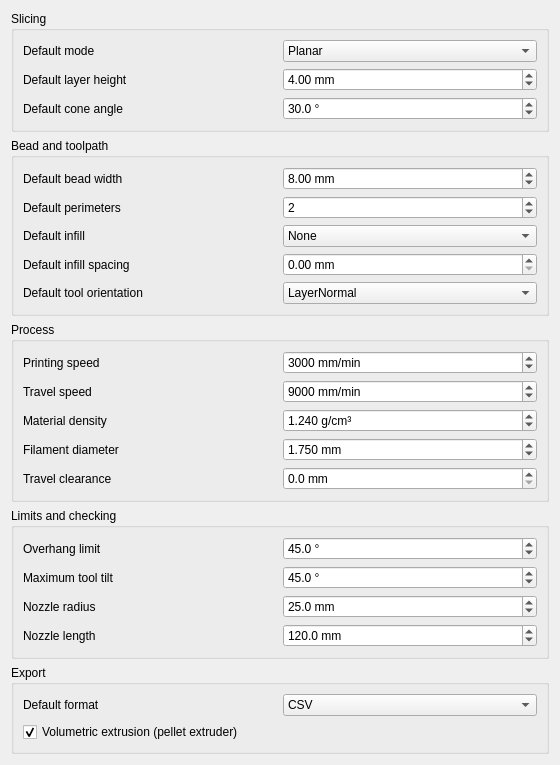
<?xml version="1.0" encoding="UTF-8"?>
<ui version="4.0">
 <class>Gui::Dialog::DlgSettingsRoboPrint</class>
 <widget class="QWidget" name="Gui::Dialog::DlgSettingsRoboPrint">
  <property name="geometry">
   <rect>
    <x>0</x>
    <y>0</y>
    <width>560</width>
    <height>700</height>
   </rect>
  </property>
  <property name="windowTitle">
   <string>General</string>
  </property>
  <layout class="QVBoxLayout" name="verticalLayout">
   <item>
    <widget class="QGroupBox" name="groupSlicing">
     <property name="title">
      <string>Slicing</string>
     </property>
     <layout class="QGridLayout" name="gridSlicing">
      <item row="0" column="0">
       <widget class="QLabel" name="labelSlicing0">
        <property name="text">
         <string>Default mode</string>
        </property>
       </widget>
      </item>
      <item row="0" column="1">
       <widget class="Gui::PrefComboBox" name="comboMode">
        <property name="toolTip">
         <string>Slicing mode offered when the dialog opens</string>
        </property>
        <item>
         <property name="text">
          <string>Planar</string>
         </property>
        </item>
        <item>
         <property name="text">
          <string>Cylindrical</string>
         </property>
        </item>
        <item>
         <property name="text">
          <string>Conical</string>
         </property>
        </item>
        <item>
         <property name="text">
          <string>Spherical</string>
         </property>
        </item>
        <item>
         <property name="text">
          <string>Conformal</string>
         </property>
        </item>
        <property name="currentIndex">
         <number>0</number>
        </property>
        <property name="prefEntry" stdset="0">
         <cstring>Mode</cstring>
        </property>
        <property name="prefPath" stdset="0">
         <cstring>Mod/RoboPrint</cstring>
        </property>
       </widget>
      </item>
      <item row="1" column="0">
       <widget class="QLabel" name="labelSlicing1">
        <property name="text">
         <string>Default layer height</string>
        </property>
       </widget>
      </item>
      <item row="1" column="1">
       <widget class="Gui::PrefDoubleSpinBox" name="spinLayerHeight">
        <property name="toolTip">
         <string>Height of a printed layer, measured along the build axis</string>
        </property>
        <property name="suffix">
         <string> mm</string>
        </property>
        <property name="decimals">
         <number>2</number>
        </property>
        <property name="minimum">
         <double>0.010000</double>
        </property>
        <property name="maximum">
         <double>1000000.000000</double>
        </property>
        <property name="value">
         <double>4.000000</double>
        </property>
        <property name="prefEntry" stdset="0">
         <cstring>LayerHeight</cstring>
        </property>
        <property name="prefPath" stdset="0">
         <cstring>Mod/RoboPrint</cstring>
        </property>
       </widget>
      </item>
      <item row="2" column="0">
       <widget class="QLabel" name="labelSlicing2">
        <property name="text">
         <string>Default cone angle</string>
        </property>
       </widget>
      </item>
      <item row="2" column="1">
       <widget class="Gui::PrefDoubleSpinBox" name="spinConeAngle">
        <property name="toolTip">
         <string>Lean of the layers in conical mode; a larger angle prints a steeper overhang</string>
        </property>
        <property name="suffix">
         <string> °</string>
        </property>
        <property name="decimals">
         <number>1</number>
        </property>
        <property name="minimum">
         <double>-80.000000</double>
        </property>
        <property name="maximum">
         <double>80.000000</double>
        </property>
        <property name="value">
         <double>30.000000</double>
        </property>
        <property name="prefEntry" stdset="0">
         <cstring>ConeAngle</cstring>
        </property>
        <property name="prefPath" stdset="0">
         <cstring>Mod/RoboPrint</cstring>
        </property>
       </widget>
      </item>
     </layout>
    </widget>
   </item>
   <item>
    <widget class="QGroupBox" name="groupBead">
     <property name="title">
      <string>Bead and toolpath</string>
     </property>
     <layout class="QGridLayout" name="gridBead">
      <item row="0" column="0">
       <widget class="QLabel" name="labelBead0">
        <property name="text">
         <string>Default bead width</string>
        </property>
       </widget>
      </item>
      <item row="0" column="1">
       <widget class="Gui::PrefDoubleSpinBox" name="spinBeadWidth">
        <property name="toolTip">
         <string>Width of the deposited bead, which is what one perimeter is worth</string>
        </property>
        <property name="suffix">
         <string> mm</string>
        </property>
        <property name="decimals">
         <number>2</number>
        </property>
        <property name="minimum">
         <double>0.010000</double>
        </property>
        <property name="maximum">
         <double>1000000.000000</double>
        </property>
        <property name="value">
         <double>8.000000</double>
        </property>
        <property name="prefEntry" stdset="0">
         <cstring>BeadWidth</cstring>
        </property>
        <property name="prefPath" stdset="0">
         <cstring>Mod/RoboPrint</cstring>
        </property>
       </widget>
      </item>
      <item row="1" column="0">
       <widget class="QLabel" name="labelBead1">
        <property name="text">
         <string>Default perimeters</string>
        </property>
       </widget>
      </item>
      <item row="1" column="1">
       <widget class="Gui::PrefSpinBox" name="spinPerimeters">
        <property name="toolTip">
         <string>Number of walls printed around each layer before the infill</string>
        </property>
        <property name="maximum">
         <number>50</number>
        </property>
        <property name="value">
         <number>2</number>
        </property>
        <property name="prefEntry" stdset="0">
         <cstring>Perimeters</cstring>
        </property>
        <property name="prefPath" stdset="0">
         <cstring>Mod/RoboPrint</cstring>
        </property>
       </widget>
      </item>
      <item row="2" column="0">
       <widget class="QLabel" name="labelBead2">
        <property name="text">
         <string>Default infill</string>
        </property>
       </widget>
      </item>
      <item row="2" column="1">
       <widget class="Gui::PrefComboBox" name="comboInfill">
        <property name="toolTip">
         <string>Pattern filling the inside of each layer</string>
        </property>
        <item>
         <property name="text">
          <string>None</string>
         </property>
        </item>
        <item>
         <property name="text">
          <string>Lines</string>
         </property>
        </item>
        <item>
         <property name="text">
          <string>Grid</string>
         </property>
        </item>
        <item>
         <property name="text">
          <string>Triangles</string>
         </property>
        </item>
        <item>
         <property name="text">
          <string>Concentric</string>
         </property>
        </item>
        <property name="currentIndex">
         <number>0</number>
        </property>
        <property name="prefEntry" stdset="0">
         <cstring>InfillPattern</cstring>
        </property>
        <property name="prefPath" stdset="0">
         <cstring>Mod/RoboPrint</cstring>
        </property>
       </widget>
      </item>
      <item row="3" column="0">
       <widget class="QLabel" name="labelBead3">
        <property name="text">
         <string>Default infill spacing</string>
        </property>
       </widget>
      </item>
      <item row="3" column="1">
       <widget class="Gui::PrefDoubleSpinBox" name="spinInfillSpacing">
        <property name="toolTip">
         <string>Distance between infill beads; 0 uses one bead width, which is a solid fill</string>
        </property>
        <property name="suffix">
         <string> mm</string>
        </property>
        <property name="decimals">
         <number>2</number>
        </property>
        <property name="minimum">
         <double>0.000000</double>
        </property>
        <property name="maximum">
         <double>1000000.000000</double>
        </property>
        <property name="value">
         <double>0.000000</double>
        </property>
        <property name="prefEntry" stdset="0">
         <cstring>InfillSpacing</cstring>
        </property>
        <property name="prefPath" stdset="0">
         <cstring>Mod/RoboPrint</cstring>
        </property>
       </widget>
      </item>
      <item row="4" column="0">
       <widget class="QLabel" name="labelBead4">
        <property name="text">
         <string>Default tool orientation</string>
        </property>
       </widget>
      </item>
      <item row="4" column="1">
       <widget class="Gui::PrefComboBox" name="comboOrientation">
        <property name="toolTip">
         <string>How the nozzle is aimed along the path</string>
        </property>
        <item>
         <property name="text">
          <string>Fixed</string>
         </property>
        </item>
        <item>
         <property name="text">
          <string>LayerNormal</string>
         </property>
        </item>
        <item>
         <property name="text">
          <string>Tilted</string>
         </property>
        </item>
        <property name="currentIndex">
         <number>1</number>
        </property>
        <property name="prefEntry" stdset="0">
         <cstring>Orientation</cstring>
        </property>
        <property name="prefPath" stdset="0">
         <cstring>Mod/RoboPrint</cstring>
        </property>
       </widget>
      </item>
     </layout>
    </widget>
   </item>
   <item>
    <widget class="QGroupBox" name="groupProcess">
     <property name="title">
      <string>Process</string>
     </property>
     <layout class="QGridLayout" name="gridProcess">
      <item row="0" column="0">
       <widget class="QLabel" name="labelProcess0">
        <property name="text">
         <string>Printing speed</string>
        </property>
       </widget>
      </item>
      <item row="0" column="1">
       <widget class="Gui::PrefDoubleSpinBox" name="spinSpeed">
        <property name="toolTip">
         <string>Feed rate while extruding</string>
        </property>
        <property name="suffix">
         <string> mm/min</string>
        </property>
        <property name="decimals">
         <number>0</number>
        </property>
        <property name="minimum">
         <double>0.000000</double>
        </property>
        <property name="maximum">
         <double>1000000.000000</double>
        </property>
        <property name="value">
         <double>3000.000000</double>
        </property>
        <property name="prefEntry" stdset="0">
         <cstring>Speed</cstring>
        </property>
        <property name="prefPath" stdset="0">
         <cstring>Mod/RoboPrint</cstring>
        </property>
       </widget>
      </item>
      <item row="1" column="0">
       <widget class="QLabel" name="labelProcess1">
        <property name="text">
         <string>Travel speed</string>
        </property>
       </widget>
      </item>
      <item row="1" column="1">
       <widget class="Gui::PrefDoubleSpinBox" name="spinTravelSpeed">
        <property name="toolTip">
         <string>Feed rate between paths, with the extruder off</string>
        </property>
        <property name="suffix">
         <string> mm/min</string>
        </property>
        <property name="decimals">
         <number>0</number>
        </property>
        <property name="minimum">
         <double>0.000000</double>
        </property>
        <property name="maximum">
         <double>1000000.000000</double>
        </property>
        <property name="value">
         <double>9000.000000</double>
        </property>
        <property name="prefEntry" stdset="0">
         <cstring>TravelSpeed</cstring>
        </property>
        <property name="prefPath" stdset="0">
         <cstring>Mod/RoboPrint</cstring>
        </property>
       </widget>
      </item>
      <item row="2" column="0">
       <widget class="QLabel" name="labelProcess2">
        <property name="text">
         <string>Material density</string>
        </property>
       </widget>
      </item>
      <item row="2" column="1">
       <widget class="Gui::PrefDoubleSpinBox" name="spinDensity">
        <property name="toolTip">
         <string>Used to turn the extruded volume into a mass</string>
        </property>
        <property name="suffix">
         <string> g/cm³</string>
        </property>
        <property name="decimals">
         <number>3</number>
        </property>
        <property name="minimum">
         <double>0.001000</double>
        </property>
        <property name="maximum">
         <double>30.000000</double>
        </property>
        <property name="value">
         <double>1.240000</double>
        </property>
        <property name="prefEntry" stdset="0">
         <cstring>Density</cstring>
        </property>
        <property name="prefPath" stdset="0">
         <cstring>Mod/RoboPrint</cstring>
        </property>
       </widget>
      </item>
      <item row="3" column="0">
       <widget class="QLabel" name="labelProcess3">
        <property name="text">
         <string>Filament diameter</string>
        </property>
       </widget>
      </item>
      <item row="3" column="1">
       <widget class="Gui::PrefDoubleSpinBox" name="spinFilament">
        <property name="toolTip">
         <string>Diameter of the filament, for the G-code post-processors that are not volumetric</string>
        </property>
        <property name="suffix">
         <string> mm</string>
        </property>
        <property name="decimals">
         <number>3</number>
        </property>
        <property name="minimum">
         <double>0.010000</double>
        </property>
        <property name="maximum">
         <double>100.000000</double>
        </property>
        <property name="value">
         <double>1.750000</double>
        </property>
        <property name="prefEntry" stdset="0">
         <cstring>FilamentDiameter</cstring>
        </property>
        <property name="prefPath" stdset="0">
         <cstring>Mod/RoboPrint</cstring>
        </property>
       </widget>
      </item>
      <item row="4" column="0">
       <widget class="QLabel" name="labelProcess4">
        <property name="text">
         <string>Travel clearance</string>
        </property>
       </widget>
      </item>
      <item row="4" column="1">
       <widget class="Gui::PrefDoubleSpinBox" name="spinTravelClearance">
        <property name="toolTip">
         <string>Lift the nozzle this far along the tool axis when crossing between paths; 0 moves straight across</string>
        </property>
        <property name="suffix">
         <string> mm</string>
        </property>
        <property name="decimals">
         <number>1</number>
        </property>
        <property name="minimum">
         <double>0.000000</double>
        </property>
        <property name="maximum">
         <double>10000.000000</double>
        </property>
        <property name="value">
         <double>0.000000</double>
        </property>
        <property name="prefEntry" stdset="0">
         <cstring>TravelClearance</cstring>
        </property>
        <property name="prefPath" stdset="0">
         <cstring>Mod/RoboPrint</cstring>
        </property>
       </widget>
      </item>
     </layout>
    </widget>
   </item>
   <item>
    <widget class="QGroupBox" name="groupLimits">
     <property name="title">
      <string>Limits and checking</string>
     </property>
     <layout class="QGridLayout" name="gridLimits">
      <item row="0" column="0">
       <widget class="QLabel" name="labelLimits0">
        <property name="text">
         <string>Overhang limit</string>
        </property>
       </widget>
      </item>
      <item row="0" column="1">
       <widget class="Gui::PrefDoubleSpinBox" name="spinOverhangLimit">
        <property name="toolTip">
         <string>A bead leaning further than this over the layer below is reported</string>
        </property>
        <property name="suffix">
         <string> °</string>
        </property>
        <property name="decimals">
         <number>1</number>
        </property>
        <property name="minimum">
         <double>0.000000</double>
        </property>
        <property name="maximum">
         <double>90.000000</double>
        </property>
        <property name="value">
         <double>45.000000</double>
        </property>
        <property name="prefEntry" stdset="0">
         <cstring>OverhangLimit</cstring>
        </property>
        <property name="prefPath" stdset="0">
         <cstring>Mod/RoboPrint</cstring>
        </property>
       </widget>
      </item>
      <item row="1" column="0">
       <widget class="QLabel" name="labelLimits1">
        <property name="text">
         <string>Maximum tool tilt</string>
        </property>
       </widget>
      </item>
      <item row="1" column="1">
       <widget class="Gui::PrefDoubleSpinBox" name="spinMaxTilt">
        <property name="toolTip">
         <string>The nozzle is never tilted further than this from the build axis</string>
        </property>
        <property name="suffix">
         <string> °</string>
        </property>
        <property name="decimals">
         <number>1</number>
        </property>
        <property name="minimum">
         <double>0.000000</double>
        </property>
        <property name="maximum">
         <double>180.000000</double>
        </property>
        <property name="value">
         <double>45.000000</double>
        </property>
        <property name="prefEntry" stdset="0">
         <cstring>MaxTilt</cstring>
        </property>
        <property name="prefPath" stdset="0">
         <cstring>Mod/RoboPrint</cstring>
        </property>
       </widget>
      </item>
      <item row="2" column="0">
       <widget class="QLabel" name="labelLimits2">
        <property name="text">
         <string>Nozzle radius</string>
        </property>
       </widget>
      </item>
      <item row="2" column="1">
       <widget class="Gui::PrefDoubleSpinBox" name="spinToolRadius">
        <property name="toolTip">
         <string>Radius of the print head, used for the clearance check against printed beads</string>
        </property>
        <property name="suffix">
         <string> mm</string>
        </property>
        <property name="decimals">
         <number>1</number>
        </property>
        <property name="minimum">
         <double>0.000000</double>
        </property>
        <property name="maximum">
         <double>1000000.000000</double>
        </property>
        <property name="value">
         <double>25.000000</double>
        </property>
        <property name="prefEntry" stdset="0">
         <cstring>ToolRadius</cstring>
        </property>
        <property name="prefPath" stdset="0">
         <cstring>Mod/RoboPrint</cstring>
        </property>
       </widget>
      </item>
      <item row="3" column="0">
       <widget class="QLabel" name="labelLimits3">
        <property name="text">
         <string>Nozzle length</string>
        </property>
       </widget>
      </item>
      <item row="3" column="1">
       <widget class="Gui::PrefDoubleSpinBox" name="spinToolLength">
        <property name="toolTip">
         <string>How far the print head reaches back from the nozzle tip along the tool axis</string>
        </property>
        <property name="suffix">
         <string> mm</string>
        </property>
        <property name="decimals">
         <number>1</number>
        </property>
        <property name="minimum">
         <double>0.000000</double>
        </property>
        <property name="maximum">
         <double>1000000.000000</double>
        </property>
        <property name="value">
         <double>120.000000</double>
        </property>
        <property name="prefEntry" stdset="0">
         <cstring>ToolLength</cstring>
        </property>
        <property name="prefPath" stdset="0">
         <cstring>Mod/RoboPrint</cstring>
        </property>
       </widget>
      </item>
     </layout>
    </widget>
   </item>
   <item>
    <widget class="QGroupBox" name="groupExport">
     <property name="title">
      <string>Export</string>
     </property>
     <layout class="QGridLayout" name="gridExport">
      <item row="0" column="0">
       <widget class="QLabel" name="labelExport0">
        <property name="text">
         <string>Default format</string>
        </property>
       </widget>
      </item>
      <item row="0" column="1">
       <widget class="Gui::PrefComboBox" name="comboFlavour">
        <property name="toolTip">
         <string>Post-processor offered when the export dialog opens</string>
        </property>
        <item>
         <property name="text">
          <string>ABB RAPID</string>
         </property>
        </item>
        <item>
         <property name="text">
          <string>CSV</string>
         </property>
        </item>
        <item>
         <property name="text">
          <string>G-code (3 axis)</string>
         </property>
        </item>
        <item>
         <property name="text">
          <string>G-code (5 axis)</string>
         </property>
        </item>
        <item>
         <property name="text">
          <string>KUKA KRL</string>
         </property>
        </item>
        <item>
         <property name="text">
          <string>UR Script</string>
         </property>
        </item>
        <property name="currentIndex">
         <number>1</number>
        </property>
        <property name="prefEntry" stdset="0">
         <cstring>Flavour</cstring>
        </property>
        <property name="prefPath" stdset="0">
         <cstring>Mod/RoboPrint</cstring>
        </property>
       </widget>
      </item>
      <item row="1" column="0" colspan="2">
       <widget class="Gui::PrefCheckBox" name="checkVolumetric">
        <property name="text">
         <string>Volumetric extrusion (pellet extruder)</string>
        </property>
        <property name="toolTip">
         <string>Write the extrusion word as a volume in mm³ instead of a filament length</string>
        </property>
        <property name="checked">
         <bool>true</bool>
        </property>
        <property name="prefEntry" stdset="0">
         <cstring>Volumetric</cstring>
        </property>
        <property name="prefPath" stdset="0">
         <cstring>Mod/RoboPrint</cstring>
        </property>
       </widget>
      </item>
     </layout>
    </widget>
   </item>
   <item>
    <spacer name="verticalSpacer">
     <property name="orientation">
      <enum>Qt::Vertical</enum>
     </property>
     <property name="sizeHint" stdset="0">
      <size>
       <width>20</width>
       <height>40</height>
      </size>
     </property>
    </spacer>
   </item>
  </layout>
 </widget>
 <customwidgets>
  <customwidget>
   <class>Gui::PrefSpinBox</class>
   <extends>QSpinBox</extends>
   <header>Gui/PrefWidgets.h</header>
  </customwidget>
  <customwidget>
   <class>Gui::PrefDoubleSpinBox</class>
   <extends>QDoubleSpinBox</extends>
   <header>Gui/PrefWidgets.h</header>
  </customwidget>
  <customwidget>
   <class>Gui::PrefComboBox</class>
   <extends>QComboBox</extends>
   <header>Gui/PrefWidgets.h</header>
  </customwidget>
  <customwidget>
   <class>Gui::PrefCheckBox</class>
   <extends>QCheckBox</extends>
   <header>Gui/PrefWidgets.h</header>
  </customwidget>
 </customwidgets>
 <resources/>
 <connections/>
</ui>
